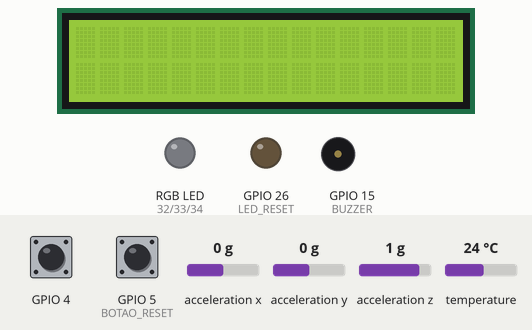
Simulated run of this sketch. Board: ESP32. Shown: 16×2 character LCD, an RGB LED mixed from three pins (HIGH = lit), output pins drawn as LEDs (lit = HIGH), buzzer (waves = sounding, pin HIGH). Wiring (inferred from the names in the program): MMA8452 accelerometer at I2C address 0x1C. The inputs (shaded band) are chosen by the test bench; at power-on: GPIO 4 HIGH, temperature 24 °C, GPIO 5 (BOTAO_RESET) HIGH, acceleration x 0 g, acceleration y 0 g, acceleration z 1 g. WiFi joins after 1.5 s; servers stay silent unless stated; no MQTT or app messages arrive unless stated; what the sketch prints to the serial monitor is not drawn.

Above: at 2.7 s.
2.8 s: GPIO 4 pulled LOW for 0.15 s
At 3.7 s:
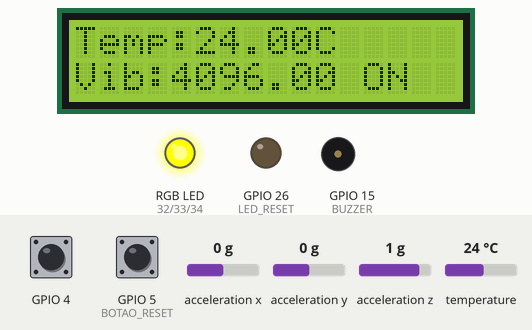
5.9 s: temperature set to 12 °C
At 7.9 s:
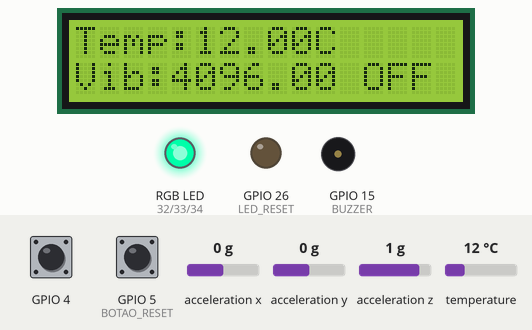
8.3 s: temperature set to 19 °C
At 9.5 s:
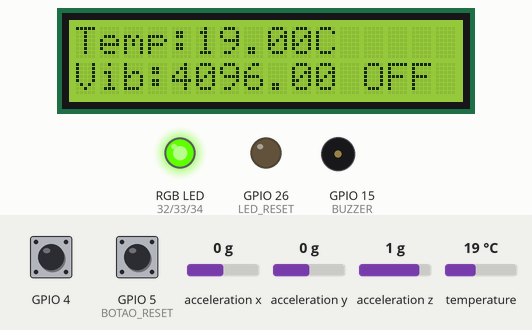
10.3 s: temperature set to 28 °C
At 12.0 s:
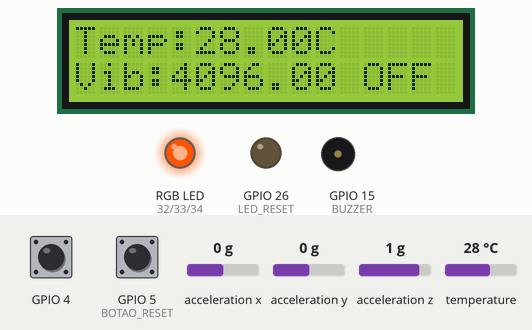
12.3 s: GPIO 5 (BOTAO_RESET) pulled LOW for 1 s
At 13.7 s:
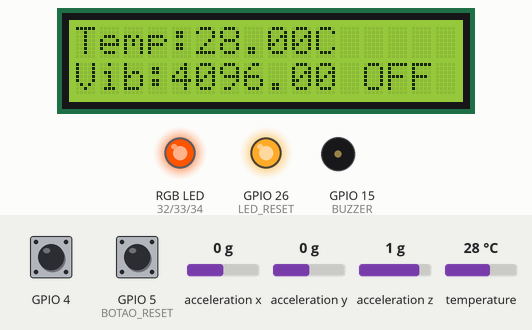
16.3 s: acceleration x set to -1.4 g
At 18.0 s:
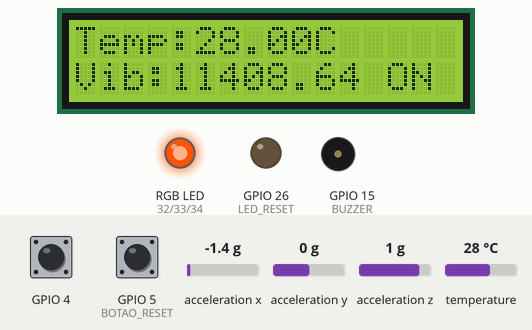
Timing chart, 0 to 19.5 s (numbered marks = the images above; inputs shaded):
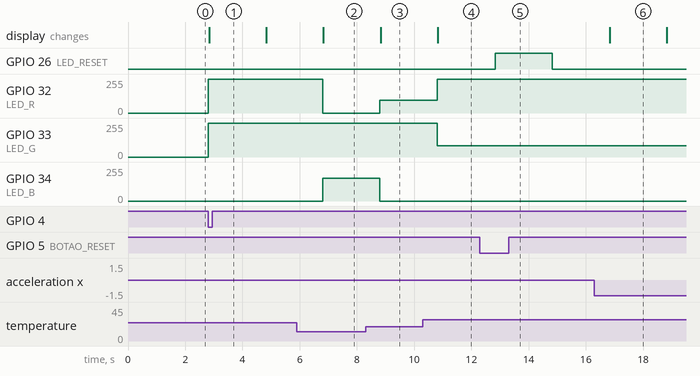

The sketch:

compressor.ino
```cpp
#include <Wire.h>               // Biblioteca para comunicação I2C
#include <LiquidCrystal_I2C.h>
#include <Adafruit_Sensor.h>
#include <Adafruit_BME280.h>
#include <WiFi.h>
#include <PubSubClient.h>
#include <math.h>

// Configurações WiFi e MQTT
#define WIFI_SSID "Inteli.Iot"
#define WIFI_PASS "@Intelix10T#"
#define MQTT_SERVER "industrial.api.ubidots.com"
#define MQTT_CLIENT_ID "ipt_iot"
#define MQTT_USER "BBUS-XEfAqgdsFQrC15wB7hkSHXaxFocCWP"
#define TOPIC "/v1.6/devices/ipt_iot"

// Endereços I2C
#define MMA845x_ADDRESS 0x1C
#define BME280_ADDRESS 0x76

// Pinos
#define LED_R 32
#define LED_G 33
#define LED_B 34
#define BOTAO 4
#define BUZZER 15
#define BOTAO_RESET 5
#define LED_RESET 26

// Intervalos e Sensibilidades
#define INTERVALO_ENVIO 2000
#define SENSIBILIDADE_VIBRACAO 200

// Variáveis do Sistema
bool sistemaLigado = false;
unsigned long ultimoEnvio = 0;
float magnitudeAnterior = 0;
unsigned long inicioUsoCompressor = 0;  // Armazena o momento em que o compressor foi ligado
unsigned long tempoTotalUsoCompressor = 0;  // Tempo total de uso do compressor
float tempPadrao = 25;

// Sensores
Adafruit_BME280 bme;
LiquidCrystal_I2C lcd(0x27, 16, 2);
WiFiClient espClient;
PubSubClient mqttClient(espClient);

// Classes Auxiliares
class Botao {
  private:
    int pino;
    unsigned long ultimoPressionamento, debounceDelay;
    bool estadoAnterior;

  public:
    Botao(int pino, unsigned long debounceDelay = 150)
      : pino(pino), debounceDelay(debounceDelay), ultimoPressionamento(0), estadoAnterior(HIGH) {
      pinMode(pino, INPUT_PULLUP);
    }

    bool foiPressionado() {
      bool estadoAtual = digitalRead(pino);
      if (estadoAtual == LOW && estadoAnterior == HIGH) {
        if (millis() - ultimoPressionamento > debounceDelay) {
          ultimoPressionamento = millis();
          estadoAnterior = estadoAtual;
          return true;
        }
      }
      estadoAnterior = estadoAtual;
      return false;
    }
};

class Vibracao {
  private:
    int endereco;

  public:
    Vibracao(int endereco) : endereco(endereco) {}

    void iniciar() {
      Wire.beginTransmission(endereco);
      Wire.write(0x2A);
      Wire.write(0x01);
      if (Wire.endTransmission() != 0) {
        Serial.println("Erro ao inicializar o MMA845x.");
      }
    }

    float calcularMagnitude() {
      Wire.beginTransmission(endereco);
      Wire.write(0x01);
      Wire.endTransmission(false);
      Wire.requestFrom(endereco, 6);
      if (Wire.available() < 6) return -1;

      int16_t acelX = (Wire.read() << 8 | Wire.read()) >> 2;
      int16_t acelY = (Wire.read() << 8 | Wire.read()) >> 2;
      int16_t acelZ = (Wire.read() << 8 | Wire.read()) >> 2;
      return sqrt(sq(acelX) + sq(acelY) + sq(acelZ));
    }
};

// Instâncias das Classes
Vibracao vibracao(MMA845x_ADDRESS);
Botao botao(BOTAO);

void setColorBasedOnState(float temperatura, bool sistemaLigado, int tempPadrao) {
  int vermelho = 0, verde = 0, azul = 0;

  // Limites em porcentagem baseados em tempPadrao
  float limiteBaixo = tempPadrao * 0.5;  // 50% da tempPadrao
  float limiteMedioBaixo = tempPadrao * 0.8;  // 80% da tempPadrao
  float limiteMedioAlto = tempPadrao * 1.2;  // 120% da tempPadrao
  float limiteAlto = tempPadrao * 1.5;  // 150% da tempPadrao

  if (sistemaLigado) {
    if (temperatura <= limiteBaixo) {
      // Faixa de temperatura baixa (azul)
      float frac = temperatura / limiteBaixo;
      vermelho = 0;
      verde = int(255 * frac);
      azul = 255;
    } else if (temperatura > limiteBaixo && temperatura <= limiteMedioBaixo) {
      // Faixa de temperatura média-baixa (verde-azul)
      float frac = (temperatura - limiteBaixo) / (limiteMedioBaixo - limiteBaixo);
      vermelho = 0;
      verde = 255;
      azul = int(255 * (1 - frac));
    } else if (temperatura > limiteMedioBaixo && temperatura <= limiteMedioAlto) {
      // Faixa de temperatura média-alta (verde-vermelho)
      float frac = (temperatura - limiteMedioBaixo) / (limiteMedioAlto - limiteMedioBaixo);
      vermelho = int(255 * frac);
      verde = 255;
      azul = 0;
    } else if (temperatura > limiteMedioAlto && temperatura <= limiteAlto) {
      // Faixa de temperatura alta (vermelho-laranja)
      float frac = (temperatura - limiteMedioAlto) / (limiteAlto - limiteMedioAlto);
      vermelho = 255;
      verde = int(255 * (1 - frac));
      azul = 0;
    } else {
      // Acima do limite (vermelho)
      vermelho = 255;
      verde = 0;
      azul = 0;
    }
  }

  // Aplica as cores diretamente nos LEDs
  analogWrite(LED_R, vermelho);
  analogWrite(LED_G, verde);
  analogWrite(LED_B, azul);
}

void conectarWiFi() {
  if (WiFi.status() != WL_CONNECTED) {
    Serial.println("Conectando ao WiFi...");
    WiFi.begin(WIFI_SSID, WIFI_PASS);
    while (WiFi.status() != WL_CONNECTED) delay(500);
    Serial.println("WiFi conectado!");
  }
}

void conectarMQTT() {
  static unsigned long ultimoTempoTentativaMQTT = 0;
  const unsigned long intervaloTentativaMQTT = 5000;

  if (!mqttClient.connected()) {
    unsigned long tempoAtual = millis();
    if (tempoAtual - ultimoTempoTentativaMQTT >= intervaloTentativaMQTT) {
      ultimoTempoTentativaMQTT = tempoAtual;
      Serial.print("Conectando ao MQTT...");
      if (mqttClient.connect(MQTT_CLIENT_ID, MQTT_USER, "")) {
        Serial.println("MQTT conectado!");
      } else {
        Serial.print("Erro MQTT: ");
        Serial.println(mqttClient.state());
      }
    }
  }
}

void enviarDados(float temperatura, int compressor) {
  String payload = "{\"temp\":" + String(temperatura) +
                   ",\"compressor\":" + String(compressor) +
                   ",\"tempo-de-uso\":" + String(tempoTotalUsoCompressor) + "}"; // Adiciona o tempo de uso
  mqttClient.publish(TOPIC, payload.c_str());
  Serial.println("Dados enviados: " + payload);
}

void atualizarLCD(float temperatura, float magnitude, int compressor) {
  lcd.clear();
  lcd.setCursor(0, 0);
  lcd.print("Temp:");
  lcd.print(temperatura);
  lcd.print("C");
  lcd.setCursor(0, 1);
  lcd.print("Vib:");
  lcd.print(magnitude);
  lcd.print(compressor ? " ON" : " OFF");
}

void configurarReset() {
  pinMode(BOTAO_RESET, INPUT_PULLUP);
  pinMode(LED_RESET, OUTPUT);
}

void verificarReset() {
  static unsigned long tempoPressionado = 0;

  // Verifica o estado do botão
  if (digitalRead(BOTAO_RESET) == LOW) { // Botão pressionado
    if (tempoPressionado == 0) {
      tempoPressionado = millis(); // Marca o tempo inicial
    }

    // Mantém o LED piscando enquanto o botão está pressionado
    if ((millis() - tempoPressionado) % 500 < 250) {
      digitalWrite(LED_RESET, HIGH);
    } else {
      digitalWrite(LED_RESET, LOW);
    }

    // Se o botão for mantido pressionado por mais de 3 segundos, reseta
    if (millis() - tempoPressionado > 3000) {
      Serial.println("Resetando o ESP32...");
      digitalWrite(LED_RESET, LOW);
      ESP.restart(); // Comando para resetar o ESP32
    }
  } else { // Botão liberado
    tempoPressionado = 0; // Reseta o tempo pressionado
    digitalWrite(LED_RESET, LOW); // Garante que o LED fique apagado
  }
}

unsigned long atualizarTempoCompressor(int compressor, unsigned long &inicioUso, unsigned long &tempoTotalHoras) {
  if (compressor == 1) {
    if (inicioUso == 0) {
      // Inicia a contagem de tempo quando o compressor é ligado pela primeira vez
      inicioUso = millis();
    }
    // Atualiza o tempo total continuamente enquanto o compressor está ligado
    tempoTotalHoras += (millis() - inicioUso) / (3600000);
    inicioUso = millis(); // Atualiza o início para o próximo cálculo
  } else {
    // Reseta o marcador de início quando o compressor é desligado
    inicioUso = 0;
  }
  return tempoTotalHoras;
}

// Configuração Inicial
void setup() {
  Serial.begin(115200);
  Wire.begin();

  lcd.init();
  lcd.backlight();

  pinMode(LED_R, OUTPUT);
  pinMode(LED_G, OUTPUT);
  pinMode(LED_B, OUTPUT);
  pinMode(BUZZER, OUTPUT);

  conectarWiFi();
  mqttClient.setServer(MQTT_SERVER, 1883);

  if (!bme.begin(BME280_ADDRESS)) {
    Serial.println("Erro ao inicializar BME280.");
    while (1);
  }
  vibracao.iniciar();
  configurarReset();
}

// Loop Principal
void loop() {
  conectarWiFi();
  if (!mqttClient.connected()) conectarMQTT();
  mqttClient.loop();

  if (botao.foiPressionado()) {
    sistemaLigado = !sistemaLigado;
    Serial.println(sistemaLigado ? "Sistema Ligado" : "Sistema Desligado");
  }

  if (sistemaLigado && millis() - ultimoEnvio >= INTERVALO_ENVIO) {
    ultimoEnvio = millis();
    float temperatura = bme.readTemperature();
    float magnitude = vibracao.calcularMagnitude();

    float diferencaMagnitude = fabs(magnitude - magnitudeAnterior);
    int compressor = diferencaMagnitude > SENSIBILIDADE_VIBRACAO ? 1 : 0;
    magnitudeAnterior = magnitude;

    setColorBasedOnState(temperatura, sistemaLigado, 20);

    unsigned long tempoUso = atualizarTempoCompressor(compressor, inicioUsoCompressor, tempoTotalUsoCompressor);

    digitalWrite(BUZZER, temperatura > 30);
    // Exibe o tempo total de uso do compressor no Serial Monitor
    Serial.print("Tempo total de uso do compressor: ");
    Serial.print(tempoUso); // Exibe em horas
    Serial.println(" Horas");

    atualizarLCD(temperatura, magnitude, compressor);
    enviarDados(temperatura, compressor);
    verificarReset();
  }
}
```

Measured:
- after the input at 2.8 s, GPIO 32 (LED_R), GPIO 33 (LED_G): 0/255 → 255/255 at once; the display: changes at once (image 1)
- after the input at 5.9 s, GPIO 32 (LED_R): 255/255 → 0/255 after 0.90 s; GPIO 34 (LED_B): 0/255 → 169/255 after 0.90 s; the display: changes after 0.93 s (image 2)
- after the input at 8.3 s, GPIO 32 (LED_R): 0/255 → 95/255 after 0.50 s; GPIO 34 (LED_B): 169/255 → 0/255 after 0.50 s; the display: changes after 0.53 s (image 3)
- after the input at 10.3 s, GPIO 32 (LED_R): 95/255 → 255/255 after 0.50 s; GPIO 33 (LED_G): 255/255 → 84/255 after 0.50 s; the display: changes after 0.53 s (image 4)
- after the input at 12.3 s, GPIO 26 (LED_RESET): LOW → HIGH after 0.53 s, → LOW 2.0 s later
- after the input at 16.3 s, the display: changes after 0.53 s (image 6)
